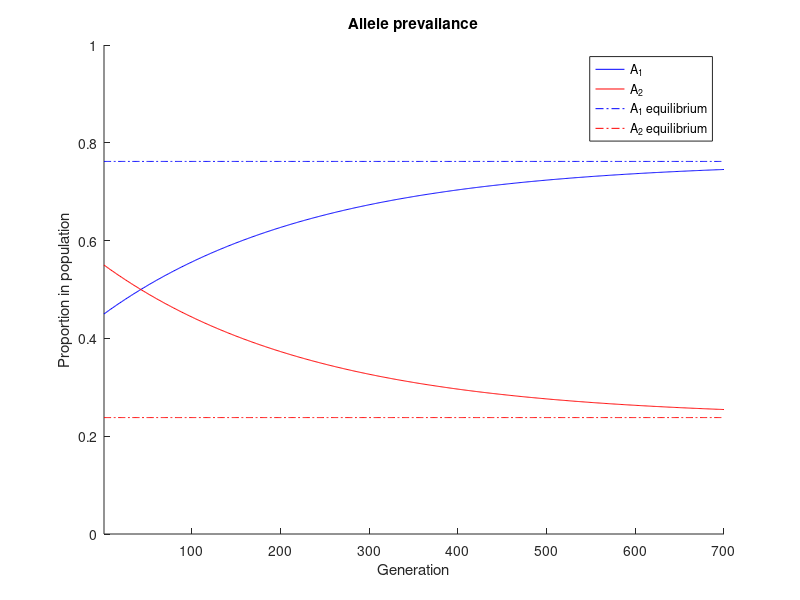
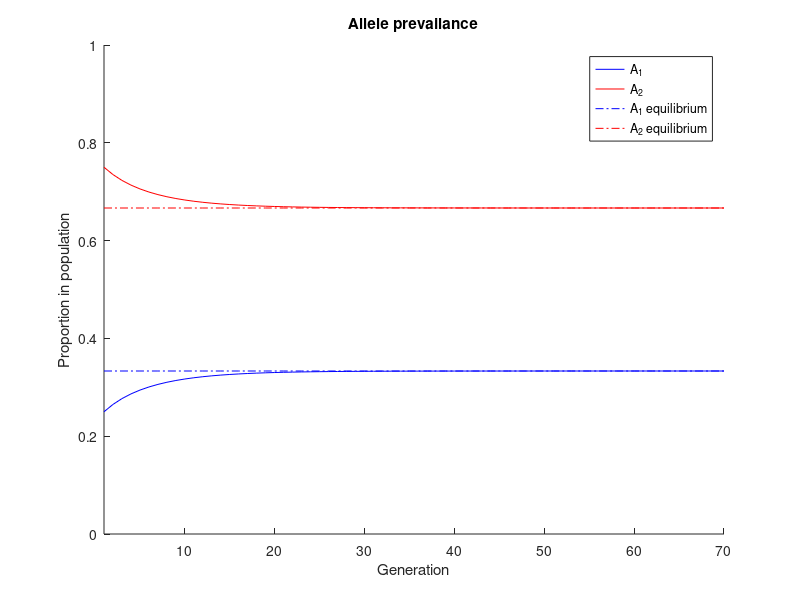

MATLAB code to generate these figures, in order:
% Author:   Jarod Hart
% Date:     Jarnuary 4, 2018
% Description: This is a script file.  It can be run as is.  This is a
% model of the effects of random mutation between two alleles A_1 and A_2
% in an infinite population through many non-overlapping generations with 
% random mating.  The dynamics are described by a system of difference 
% equations, and lead to an equilibrium based on the rates of mutation from
% A_1 to A_2 and from A_2 to A_1.  The first part of the script is the 
% traditional implementation with the mutation rates constant.  The second 
% part of the script allows for the mutation rates to be defined as 
% functions depending on the proportions of A_1 and A_2.  It attempts to 
% find an equilibrium point by a fixed point method, which is not 
% necessarily guaranteed to work, but does in many cases.

% Dependencies: none

% Resources:  See for example the textbook, Handbook of Statistical
% Genetics by Balding, Bishop and Cannings (in particular chapter 22) for a
% description of this model.

InitA_1=.45; % initial proportion of A_1 allele
A_1toA_2=.001; % mutation rate A_1 to A_2
A_2toA_1=.0032; % mutation rate A_2 to A_1
T = 700;     % number of generations for simulation

A_1=InitA_1;
A_2=1-A_1;

for t=2:T   % generation loop
    A_1(t)=(1-A_1toA_2)*A_1(t-1) + A_2toA_1*A_2(t-1);
    A_2(t)=1 - (1-A_1toA_2)*A_1(t-1) - A_2toA_1*A_2(t-1);
end

Equilibrium=[A_2toA_1,A_1toA_2]/(A_1toA_2+A_2toA_1); 
            % compute true equilibrium

strcat('The estimated equilibrium is:',32,num2str(100*A_1(end)),...
    '% A_1, and',32,num2str(100*A_2(end)),'% A_2.')
strcat('The true equilibrium is:',32,num2str(100*Equilibrium(1)),...
    '% A_1, and',32,num2str(100*Equilibrium(2)),'% A_2.')

figure
hold on
plot(1:T,A_1,'b-',1:T,A_2,'r-',1:T,Equilibrium(1)*ones(1,T),'b-.',...
    1:T,Equilibrium(2)*ones(1,T),'r-.')
axis([1,T,0,1])
title('Allele prevailance')
xlabel('Generation')
ylabel('Proportion in population')
legend('A_1','A_2','A_1 equilibrium','A_2 equilibrium')

%%

% It should be noted that there is no particular reason for choosing the
% A_1toA_2 and A_2toA_1 functions that are provided below.  This is only to
% emphasize that this model is capable of considering mutation rates that
% depend on the relative proportions of A_1 and A_2 in the population.

InitA_1=.25; % initial proportion of A_1 allele
A_1toA_2=@(a_1,a_2) .1 *a_2; % mutation rate A_1 to A_2
A_2toA_1=@(a_1,a_2) .1*a_2^2/(1+a_1); % mutation rate A_2 to A_1
T = 70;     % number of generations for simulation

A_1=InitA_1;
A_2=1-A_1;

for t=2:T   % generation loop
    A_1(t)=(1-A_1toA_2(A_1(t-1),A_2(t-1)))*A_1(t-1) +...
        A_2toA_1(A_1(t-1),A_2(t-1))*A_2(t-1);
    A_2(t)=1 - (1-A_1toA_2(A_1(t-1),A_2(t-1)))*A_1(t-1) -...
        A_2toA_1(A_1(t-1),A_2(t-1))*A_2(t-1);
end

f=@(a) A_1toA_2(a,1-a)*a-A_2toA_1(a,1-a)*(1-a);
a0=fzero(f,.5);
Equilibrium=[a0,1-a0];

strcat('The estimated equilibrium is:',32,num2str(100*A_1(end)),...
    '% A_1, and',32,num2str(100*A_2(end)),'% A_2.')
strcat('The true equilibrium is:',32,num2str(100*Equilibrium(1)),...
    '% A_1, and',32,num2str(100*Equilibrium(2)),'% A_2.')

figure
hold on
plot(1:T,A_1,'b-',1:T,A_2,'r-',1:T,Equilibrium(1)*ones(1,T),'b-.',...
    1:T,Equilibrium(2)*ones(1,T),'r-.')
axis([1,T,0,1])
title('Allele prevailance')
xlabel('Generation')
ylabel('Proportion in population')
legend('A_1','A_2','A_1 equilibrium','A_2 equilibrium')

